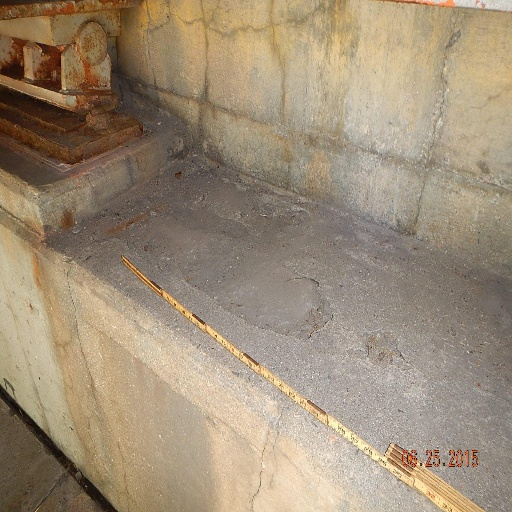
#> input picture Corrosion Condition State Classification/Corrosion Condition State Classification/512x512/Test/images_512/1.jpeg, 512 x 512 px; its folder holds 3 pictures in this run
$ python prepare_all_regimes_final.py
#> lines starting #> are read from the running program, lines starting #| are printed output that depends on the picture
#!/usr/bin/env python3
# -*- coding: utf-8 -*-
"""
prepare_all_regimes.py – Preprocesamiento + creación de carpetas por régimen

Este script combina la lógica de:
 - Colectar y preprocesar VT (resize 384×384, binarización, prefijo vt_)
 - Colectar y preprocesar Ameli (resize 384×384, binarización, prefijo ameli_)
 - Generar CSVs de partición (train.csv, val.csv, test.csv, vt_train_10/25/50)
 - Crear carpetas por régimen A-Full, B10–B75, C10–C75 copiando desde “processed/”

Estructura de salida en OUT_ROOT:
  ├── processed/
  │   ├── images/     ← imágenes (384×384) prefijadas: vt_* y ameli_*
  │   ├── masks/      ← máscaras (384×384) binarizadas: vt_* y ameli_*
  │   ├── train.csv
  │   ├── val.csv
  │   ├── test.csv
  │   ├── vt_train_10.csv
  │   ├── vt_train_25.csv
  │   └── vt_train_50.csv
  └── regimes/
      ├── A-Full/
      │   ├── train/
      │   │    ├── images_labeled/
      │   │    ├── masks_labeled/
      │   │    └── images_unlabeled/  (vacío)
      │   ├── val/
      │   │    ├── images/
      │   │    └── masks/
      │   └── test/
      │        ├── images/
      │        └── masks/
      ├── B10/  (B25, B50, B75 idéntico estructura)
      │   ├── train/
      │   │    ├── images_labeled/
      │   │    ├── masks_labeled/
      │   │    └── images_unlabeled/  (vacío)
      │   ├── val/
      │   │    ├── images/
      │   │    └── masks/
      │   └── test/
      │        ├── images/
      │        └── masks/
      └── C10/  (C25, C50, C75 idéntico)
          ├── train/
          │    ├── images_labeled/
          │    ├── masks_labeled/
          │    └── images_unlabeled/  (VT-restante + Ameli)
          ├── val/
          │    ├── images/
          │    └── masks/
          └── test/
               ├── images/
               └── masks/
"""

import argparse
import random
import json
from pathlib import Path
import cv2
import numpy as np
import shutil
from sklearn.model_selection import train_test_split

# —────────────────────────────────────────────────────────────────────────────
# CONSTANTES Y PARÁMETROS
# —────────────────────────────────────────────────────────────────────────────

SEED = 42
random.seed(SEED)
np.random.seed(SEED)

# Extensiones válidas de imagen
IMG_EXTS = {'.png', '.jpg', '.jpeg'}

# Tamaño final para imágenes y máscaras
TARGET_SIZE = (384, 384)

# Porcentajes para regímenes Bxx y Cxx
WEAK_PERCENTS = [10, 25, 50, 75]
SEMI_PERCENTS = [10, 25, 50, 75]

# Proporciones iniciales para dividir VT completo
VT_VAL_TEST_SPLIT = 0.30  # 30% total (→ 15% val + 15% test)
VAL_RATIO = 0.5          # dentro del 30%, 50% a val (15%) y 50% a test (15%)

# RUTAS DE ENTRADA POR DEFECTO (editar según tu máquina)
VT_ROOT_DEFAULT    = Path(r"C:\Users\User\Desktop\tesis\data\Corrosion Condition State Classification\512x512")
AMELI_ROOT_DEFAULT = Path(r"C:\Users\User\Desktop\tesis\data\corrosion images\corrosion images")  # carpeta que contemple /train/images, /validation/images, /test/images

# RUTA DE SALIDA GLOBAL POR DEFECTO (crea “processed” y “regimes” aquí)
OUT_ROOT_DEFAULT   = Path(__file__).parent / "data" / "all_results"

# ──────────────────────────────────────────────────────────────────────────────
# FUNCIONES AUXILIARES
# ──────────────────────────────────────────────────────────────────────────────

def ensure_dir(p: Path):
    """Crear carpeta recursivamente si no existe."""
    p.mkdir(parents=True, exist_ok=True)

def resize_image(img: np.ndarray, size=TARGET_SIZE, interp=cv2.INTER_LINEAR) -> np.ndarray:
    return cv2.resize(img, size, interpolation=interp)

def binarize_mask(mask: np.ndarray) -> np.ndarray:
    """Umbral simple: todo píxel > 0 → 255."""
    _, m_bin = cv2.threshold(mask, 0, 255, cv2.THRESH_BINARY)
    return m_bin

def save_image_and_mask(
    img: np.ndarray, mask: np.ndarray,
    out_imgs: Path, out_masks: Path,
    prefix: str, stem: str
) -> str:
    """
    - Redimensiona imagen y máscara a TARGET_SIZE.
    - Binariza la máscara (si no lo estaba).
    - Guarda ambos como '{prefix}{stem}.png'.
    - Retorna el nombre de archivo generado.
    """
    fname = f"{prefix}{stem}.png"

    # Redimensionar y guardar imagen
    img_resized = resize_image(img, TARGET_SIZE, interp=cv2.INTER_LINEAR)
    cv2.imwrite(str(out_imgs / fname), img_resized)

    # Redimensionar y guardar máscara
    mask_bin = binarize_mask(mask)
    mask_resized = resize_image(mask_bin, TARGET_SIZE, interp=cv2.INTER_NEAREST)
    cv2.imwrite(str(out_masks / fname), mask_resized)

    return fname

# ──────────────────────────────────────────────────────────────────────────────
# RECOLECCIÓN Y PREPROCESAMIENTO DE VT
# ──────────────────────────────────────────────────────────────────────────────

def collect_vt(src_vt: Path, proc_imgs: Path, proc_masks: Path) -> list[str]:
    """
    Recorre recursivamente src_vt buscando carpetas 'images_512' manteniendo
    la jerarquía de Train/ o Test/ para evitar solapamiento de nombres.
    Para cada imagen encontrada:
      1) Lee imagen color y su máscara gris (en la carpeta paralela 'mask_512').
      2) Redimensiona ambos a 384×384 y binariza la máscara.
      3) Guarda en proc_imgs y proc_masks con prefijo 'vt_<subset>_'.
    Retorna lista de nombres guardados (ej. 'vt_train_0001.png', 'vt_test_0023.png').
    """
    vt_files = []
    for img_dir in src_vt.rglob("images_512"):
        subset = img_dir.parent.name  # normalmente 'Train' o 'Test'
        mask_dir = img_dir.parent / "mask_512"
        if not mask_dir.exists():
            continue

        for img_path in img_dir.iterdir():
            if img_path.suffix.lower() not in IMG_EXTS:
                continue
            # Máscara correspondiente
            mask_path = mask_dir / f"{img_path.stem}.png"
            if not mask_path.exists():
                continue

            # Leer
            img = cv2.imread(str(img_path))
#> img is the input picture: shape (512, 512, 3); mean B, G, R 119.3, 141.6, 158.3
            mask = cv2.imread(str(mask_path), cv2.IMREAD_GRAYSCALE)
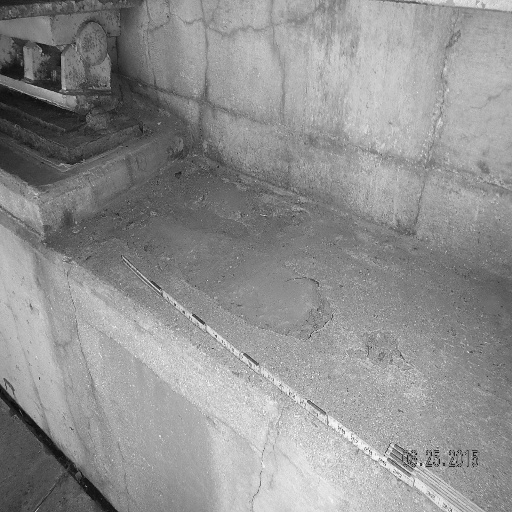
#> mask: shape (512, 512); min 7, max 252, mean 144.1
            if img is None or mask is None:
                continue

            prefix = f"vt_{subset.lower()}_"    # vt_train_ o vt_test_
            stem = img_path.stem                # e.g. '0001'
            out_name = save_image_and_mask(
                img, mask,
                proc_imgs, proc_masks,
                prefix, stem
            )
#> in binarize_mask, `_, m_bin = cv2.threshold(mask, 0, 255, cv2.THRESH_BINARY)`: m_bin: shape (512, 512); every value is 255
#> in resize_image (call 2), `return cv2.resize(img, size, interpolation=interp)`: returned value: shape (384, 384); every value is 255
#> out_name = 'vt_test_1.png'
            vt_files.append(out_name)

    print(f"[VT] procesadas {len(vt_files)} imágenes (384×384, binarizadas).")
    return vt_files

# ──────────────────────────────────────────────────────────────────────────────
# RECOLECCIÓN Y PREPROCESAMIENTO DE AMELI
# ──────────────────────────────────────────────────────────────────────────────

def collect_ameli(src_ameli: Path, proc_imgs: Path, proc_masks: Path) -> list[str]:
    """
    Recorre src_ameli/ {train, validation, test}/images para cada fase:
      - Lee imagen.
      - Busca JSON (Annotation json format/<fase>/label) o TXT (Annotation txt format/<fase>/labels);
        si existe, genera máscara a partir de polígonos; si no, máscara vacía.
      - Binariza máscara, redimensiona imagen y máscara a 384×384.
      - Guarda con prefijo 'ameli_<fase>_' → produce nombres como 'ameli_train_0123.png'.
    Retorna lista de nombres guardados.
    """
    def json_to_mask(p: Path, shape):
        data = json.load(p.open("r", encoding="utf-8"))
        mask = np.zeros(shape, np.uint8)
        for shp in data.get("shapes", []):
            pts = np.array(shp["points"], dtype=np.int32)
            cv2.fillPoly(mask, [pts], 255)
        return mask

    def txt_to_mask(p: Path, shape):
        pts = []
        for line in p.read_text().splitlines():
            if "," in line:
                x, y = map(float, line.split(","))
                pts.append([int(x), int(y)])
        mask = np.zeros(shape, np.uint8)
        if pts:
            cv2.fillPoly(mask, [np.array(pts, np.int32)], 255)
        return mask

    am_files = []
    img_root  = src_ameli / "images"
    json_root = src_ameli / "Annotation json format"
    txt_root  = src_ameli / "Annotation txt format"

    for phase_dir in img_root.glob("*"):
        inner = phase_dir / "images"
        if not inner.exists():
            continue
        phase = phase_dir.name.lower()  # 'train', 'validation' o 'test'

        for img_path in inner.iterdir():
            if img_path.suffix.lower() not in IMG_EXTS:
                continue

            img = cv2.imread(str(img_path))
            if img is None:
                continue
            H, W = img.shape[:2]

            # Intentar JSON
            j = json_root / phase_dir.name / "label" / f"{img_path.stem}.json"
            t = txt_root  / phase_dir.name / "labels" / f"{img_path.stem}.txt"

            if j.exists():
                mask0 = json_to_mask(j, (H, W))
            elif t.exists():
                mask0 = txt_to_mask(t, (H, W))
            else:
                mask0 = np.zeros((H, W), np.uint8)

            # Binarizar máscara >127 → 255
            _, mask_bin = cv2.threshold(mask0, 127, 255, cv2.THRESH_BINARY)

            prefix = f"ameli_{phase}_"   # ameli_train_, ameli_validation_, ameli_test_
            stem   = img_path.stem      # 'IMG_0123'
            out_name = save_image_and_mask(
                img, mask_bin,
                proc_imgs, proc_masks,
                prefix, stem
            )
            am_files.append(out_name)

    print(f"[Ameli] procesadas {len(am_files)} imágenes (384×384, binarizadas).")
    return am_files

# ──────────────────────────────────────────────────────────────────────────────
# CREACIÓN DE CSVs DE SPLIT
# ──────────────────────────────────────────────────────────────────────────────

def write_list_to_txt(path: Path, names: list[str]) -> None:
    path.write_text("\n".join(names), encoding="utf-8")

def create_splits_and_csvs(
    vt_files: list[str],
    am_files: list[str],
    out_dir: Path
) -> tuple[list[str], list[str], list[str]]:
    """
    - Mezcla aleatoria de vt_files con semilla.
    - Particiona vt_files en vt_train (70%), vt_val (15%), vt_test (15%).
    - train = vt_train + am_files.
    - Escribe en out_dir: train.csv, val.csv, test.csv.
    - Escribe: vt_train_10.csv, vt_train_25.csv, vt_train_50.csv (solo VT, sin Ameli).
    Devuelve (vt_train, vt_val, vt_test).
    """
    random.shuffle(vt_files)
    N = len(vt_files)
    n_train = int(0.70 * N)
    n_val   = int(0.15 * N)

    vt_train = vt_files[:n_train]
    vt_val   = vt_files[n_train : n_train + n_val]
    vt_test  = vt_files[n_train + n_val :]

    train_list = vt_train + am_files

    ensure_dir(out_dir)
    write_list_to_txt(out_dir / "train.csv", train_list)
    write_list_to_txt(out_dir / "val.csv",   vt_val)
    write_list_to_txt(out_dir / "test.csv",  vt_test)

    for pct in [0.10, 0.25, 0.50]:
        k = int(len(vt_train) * pct)
        write_list_to_txt(out_dir / f"vt_train_{int(pct*100)}.csv", vt_train[:k])

    print(f"[CSV] → train.csv ({len(train_list)}: VT_train {len(vt_train)} + Ameli {len(am_files)})")
    print(f"[CSV] → val.csv ({len(vt_val)}) | test.csv ({len(vt_test)})")
    print("[CSV] → vt_train_10, vt_train_25, vt_train_50 generados")
    return vt_train, vt_val, vt_test

# ──────────────────────────────────────────────────────────────────────────────
# CREACIÓN DE CARPETAS POR RÉGIMEN
# ──────────────────────────────────────────────────────────────────────────────

def create_regime_folders(
    vt_train: list[str],
    vt_val:   list[str],
    vt_test:  list[str],
    all_am_files: list[str],
    proc_imgs_dir: Path,
    proc_masks_dir: Path,
    regimes_root: Path
) -> None:
    """
    Para cada régimen (A-Full, Bxx, Cxx):
     - A-Full: copia vt_train (100%) con máscaras → train/images_labeled, masks_labeled
       deja images_unlabeled vacío.
     - Bxx: dentro de vt_train, toma xx% etiquetados → copia imágenes y máscaras
       a train/images_labeled, masks_labeled. Deja images_unlabeled vacío.
     - Cxx: dentro de vt_train, toma xx% etiquetados → copia imágenes y máscaras.
       Resto vt_train (100 - xx)% + all_am_files → copia SOLO imágenes a train/images_unlabeled.
     - Val/test para todos: vt_val/vt_test copiados completos (imágenes y máscaras).
    """
    # A-Full
    regime = "A-Full"
    base = regimes_root / regime

    # Train: preparar subcarpetas
    ensure_dir(base / "train" / "images_labeled")
    ensure_dir(base / "train" / "masks_labeled")
    ensure_dir(base / "train" / "images_unlabeled")  # vacío

    # Copiar 100% VT_train con máscaras
    for fname in vt_train:
        shutil.copy(proc_imgs_dir / fname, base / "train" / "images_labeled" / fname)
        shutil.copy(proc_masks_dir / fname, base / "train" / "masks_labeled" / fname)

    # Val/Test idénticos a VT_val / VT_test
    for split_name, split_list in [("val", vt_val), ("test", vt_test)]:
        ensure_dir(base / split_name / "images")
        ensure_dir(base / split_name / "masks")
        for fname in split_list:
            shutil.copy(proc_imgs_dir / fname, base / split_name / "images" / fname)
            shutil.copy(proc_masks_dir / fname, base / split_name / "masks" / fname)

    # —— Regímenes Bxx (Weak labels: no images_unlabeled en train)
    for pct in WEAK_PERCENTS:
        regime = f"B{pct}"
        base = regimes_root / regime

        # Crear estructura train/val/test
        ensure_dir(base / "train" / "images_labeled")
        ensure_dir(base / "train" / "masks_labeled")
        ensure_dir(base / "train" / "images_unlabeled")  # vacío

        ensure_dir(base / "val" / "images")
        ensure_dir(base / "val" / "masks")
        ensure_dir(base / "test" / "images")
        ensure_dir(base / "test" / "masks")

        # Dentro de vt_train, seleccionar pct% para etiquetados
        n_labeled = int((pct / 100.0) * len(vt_train))
        labeled_vt, _ = train_test_split(
            vt_train,
            train_size=n_labeled,
            random_state=SEED,
            shuffle=True
        )
        # Copiar etiquetados con máscaras
        for fname in labeled_vt:
            shutil.copy(proc_imgs_dir / fname, base / "train" / "images_labeled" / fname)
            shutil.copy(proc_masks_dir / fname, base / "train" / "masks_labeled" / fname)
        # images_unlabeled queda vacío

        # Val/Test idénticos a vt_val / vt_test
        for split_name, split_list in [("val", vt_val), ("test", vt_test)]:
            for fname in split_list:
                shutil.copy(proc_imgs_dir / fname, base / split_name / "images" / fname)
                shutil.copy(proc_masks_dir / fname, base / split_name / "masks" / fname)

    # —— Regímenes Cxx (Semi-supervised: vt_train_label + vt_train_no_label + Ameli en unlabeled)
    for pct in SEMI_PERCENTS:
        regime = f"C{pct}"
        base = regimes_root / regime

        # Crear estructura train/val/test
        ensure_dir(base / "train" / "images_labeled")
        ensure_dir(base / "train" / "masks_labeled")
        ensure_dir(base / "train" / "images_unlabeled")

        ensure_dir(base / "val" / "images")
        ensure_dir(base / "val" / "masks")
        ensure_dir(base / "test" / "images")
        ensure_dir(base / "test" / "masks")

        # Dentro de vt_train, seleccionar pct% etiquetados, el resto no etiquetados
        n_labeled = int((pct / 100.0) * len(vt_train))
        labeled_vt, rem_vt = train_test_split(
            vt_train,
            train_size=n_labeled,
            random_state=SEED,
            shuffle=True
        )

        # (1) Copiar etiquetados → images_labeled + masks_labeled
        for fname in labeled_vt:
            shutil.copy(proc_imgs_dir / fname, base / "train" / "images_labeled" / fname)
            shutil.copy(proc_masks_dir / fname, base / "train" / "masks_labeled" / fname)

        # (2) Copiar VT restante (rem_vt) solo imágenes → images_unlabeled
        for fname in rem_vt:
            shutil.copy(proc_imgs_dir / fname, base / "train" / "images_unlabeled" / fname)

        # (3) Copiar TODAS las imágenes Ameli → images_unlabeled
        for fname in all_am_files:
            shutil.copy(proc_imgs_dir / fname, base / "train" / "images_unlabeled" / fname)

        # Val/Test idénticos a VT_val / VT_test
        for split_name, split_list in [("val", vt_val), ("test", vt_test)]:
            for fname in split_list:
                shutil.copy(proc_imgs_dir / fname, base / split_name / "images" / fname)
                shutil.copy(proc_masks_dir / fname, base / split_name / "masks" / fname)

    print(f"✅ Carpetas por régimen creadas en: {regimes_root}")

# ──────────────────────────────────────────────────────────────────────────────
# FUNCIÓN PRINCIPAL
# ──────────────────────────────────────────────────────────────────────────────

def main():
    ap = argparse.ArgumentParser(
        description="Preprocesar VT+Ameli y crear carpetas por régimen"
    )
    ap.add_argument(
        "--src_vt", type=Path, required=False,
        help="Carpeta raíz VT 512×512 (busca recursivamente subcarpetas 'images_512')."
    )
    ap.add_argument(
        "--src_ameli", type=Path, required=False,
        help="Carpeta raíz Ameli (busca 'images/<FASE>/images/*.png')."
    )
    ap.add_argument(
        "--out", type=Path, required=False,
        help="Carpeta raíz de salida (se creará '<out>/processed' y '<out>/regimes')."
    )
    args = ap.parse_args()

    # Rutas por defecto si no se pasan por línea de comandos
    src_vt    = args.src_vt    or VT_ROOT_DEFAULT
    src_ameli = args.src_ameli or AMELI_ROOT_DEFAULT
    out_root  = args.out       or OUT_ROOT_DEFAULT

    # Directorios internos
    proc_imgs = out_root / "processed" / "images"
    proc_masks= out_root / "processed" / "masks"
    csv_dir   = out_root / "processed"
    regimes_dir = out_root / "regimes"

    # 1) Crear directorios base
    ensure_dir(proc_imgs)
    ensure_dir(proc_masks)
    ensure_dir(csv_dir)
    ensure_dir(regimes_dir)

    # 2) Recolectar y procesar VT (resize 384×384 + binarizar máscaras + prefijo 'vt_<subset>_')
    vt_files = collect_vt(src_vt, proc_imgs, proc_masks)
    if not vt_files:
        raise RuntimeError(f"No se encontraron imágenes VT en {src_vt}")

    # 3) Recolectar y procesar Ameli (resize 384×384, binarizar, prefijo 'ameli_<phase>_')
    am_files = collect_ameli(src_ameli, proc_imgs, proc_masks)
    # Puede dejarse am_files vacío si no hay anotaciones; en ese caso, Cxx tendrá solo VT sin etiquetar.

    # 4) Crear CSVs de splits y obtener listas vt_train / vt_val / vt_test
    vt_train, vt_val, vt_test = create_splits_and_csvs(vt_files, am_files, csv_dir)

    # 5) Crear carpetas por régimen copiando imágenes/máscaras desde 'processed'
    create_regime_folders(
        vt_train, vt_val, vt_test,
        am_files,
        proc_imgs, proc_masks,
        regimes_dir
    )

    print("¡Listo! Todo el flujo ha finalizado.")

if __name__ == "__main__":
#> (the run stopped early here; a loop or call above may not have finished)
